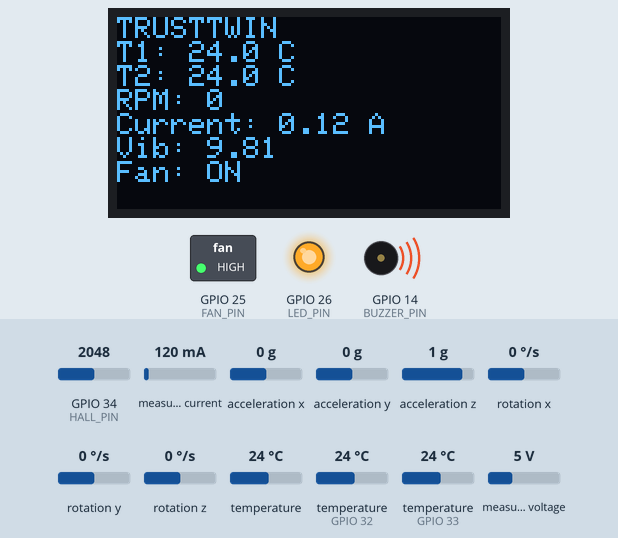
The sketch below on a simulated ESP32. On the bench: 128×64 one-colour display, switched loads named in the sketch (green lamp = pin HIGH), output pins drawn as LEDs (lit = HIGH), buzzer (waves = sounding, pin HIGH). The test bench sets the inputs (shaded band); at power-on: measured current 120 mA, temperature (sensors on GPIO 32, GPIO 33) 24 °C, acceleration x 0 g, acceleration y 0 g, GPIO 34 (HALL_PIN) = 2048, acceleration z 1 g, rotation x 0 °/s, rotation y 0 °/s, rotation z 0 °/s, temperature 24 °C, measured voltage 5 V (analog values on the 0–4095 scale). WiFi joins after 1.5 s; servers stay silent unless stated; uploads are accepted with an empty reply; what the sketch prints to the serial monitor is not drawn.

Above: at 4.7 s.
4.8 s: measured current set to 40 mA
At 6.5 s:
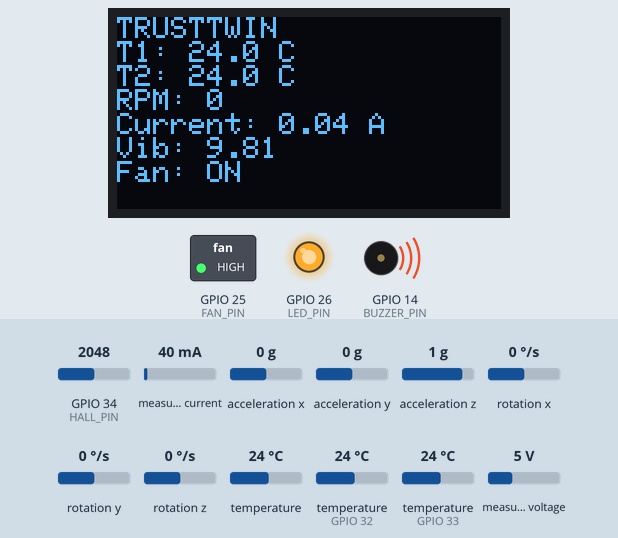
7.5 s: temperature (sensor on GPIO 32) set to 12 °C
At 9.2 s:
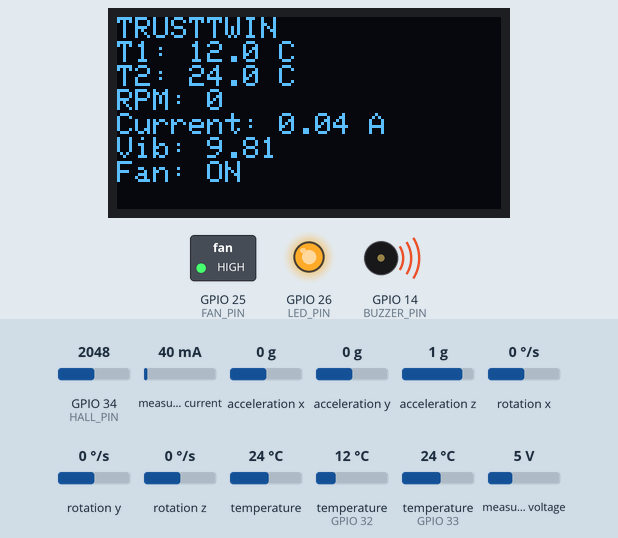
9.5 s: temperature (sensor on GPIO 33) set to 12 °C
At 11.0 s:
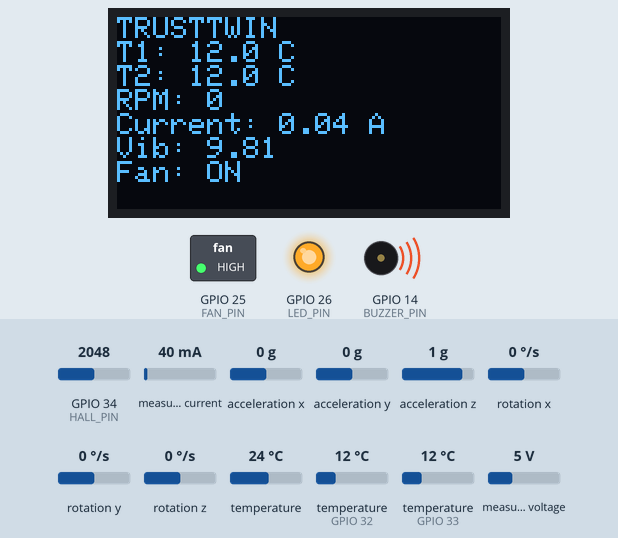
11.5 s: acceleration x set to -1.4 g
At 12.6 s:
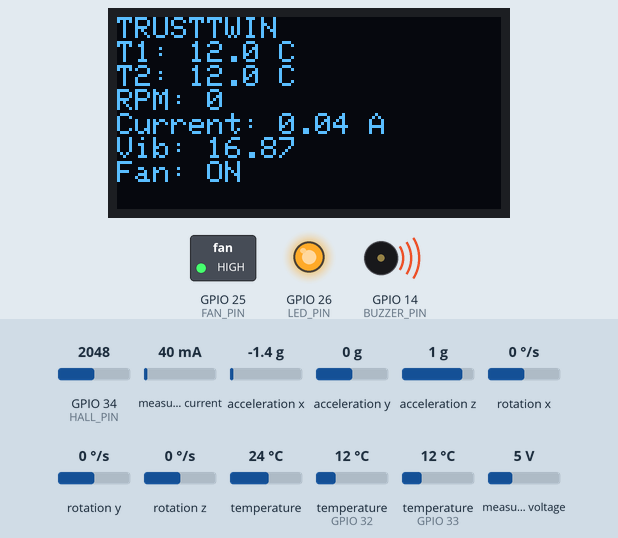
13.5 s: acceleration y set to -1.4 g
At 15.2 s:
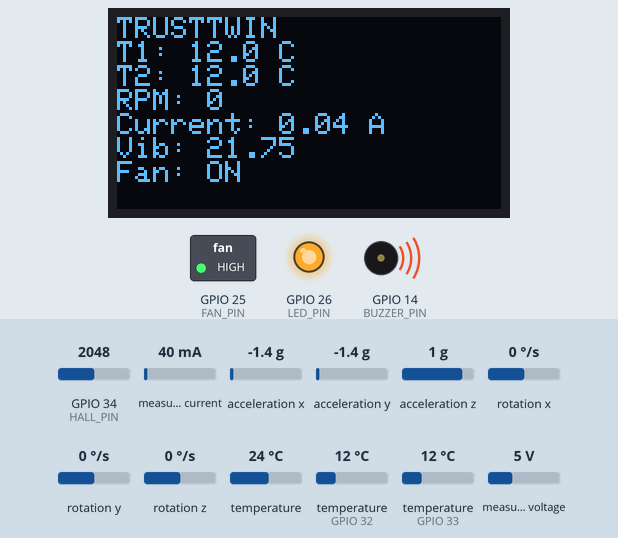
15.5 s: temperature (sensor on GPIO 32) set to 19 °C
Timing chart, 0 to 18.5 s (numbered marks = the images above; inputs shaded):
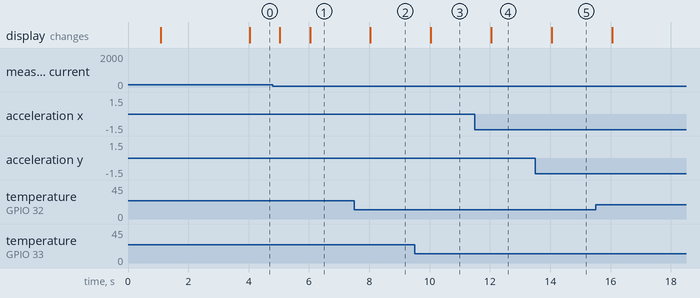

Measured:
- after the input at 4.8 s, the display: first changes after 0.23 s (image 1 shows a later state)
- after the input at 7.5 s, the display: changes after 0.54 s (image 2)
- after the input at 9.5 s, the display: changes after 0.54 s (image 3)
- after the input at 11.5 s, the display: changes after 0.54 s (image 4)
- after the input at 13.5 s, the display: changes after 0.55 s (image 5)

The sketch:

ESP32-firmware.ino
```cpp
#include <WiFi.h>
#include <HTTPClient.h>
#include <Wire.h>
#include <OneWire.h>
#include <DallasTemperature.h>
#include <Adafruit_MPU6050.h>
#include <Adafruit_Sensor.h>
#include <Adafruit_INA219.h>
#include <Adafruit_GFX.h>
#include <Adafruit_SSD1306.h>

// =====================================================
// TRUSTTWIN CONFIGURATION
// =====================================================

const char* WIFI_SSID = "";
const char* WIFI_PASSWORD = "";

const char* API_URL =
  "http://YOUR_FASTAPI_ADDRESS:8000/api/telemetry";

const char* DEVICE_ID = "trusttwin-plant-01";

// =====================================================
// PIN DEFINITIONS
// =====================================================

#define TEMP1_PIN 32
#define TEMP2_PIN 33

#define HALL_PIN 34
#define FAN_PIN 25
#define LED_PIN 26
#define BUZZER_PIN 14

#define SDA_PIN 21
#define SCL_PIN 22

// =====================================================
// OLED
// =====================================================

#define SCREEN_WIDTH 128
#define SCREEN_HEIGHT 64
#define OLED_ADDRESS 0x3C

Adafruit_SSD1306 display(
  SCREEN_WIDTH,
  SCREEN_HEIGHT,
  &Wire,
  -1
);

// =====================================================
// TEMPERATURE SENSORS
// =====================================================

OneWire oneWire1(TEMP1_PIN);
OneWire oneWire2(TEMP2_PIN);

DallasTemperature tempSensor1(&oneWire1);
DallasTemperature tempSensor2(&oneWire2);

// =====================================================
// OTHER SENSORS
// =====================================================

Adafruit_MPU6050 mpu;
Adafruit_INA219 ina219;

// =====================================================
// STATUS
// =====================================================

bool inaAvailable = false;
bool oledAvailable = false;
bool fanOn = false;

// =====================================================
// HALL SENSOR / RPM
// 44E ANALOG HALL SENSOR
// =====================================================

float rpm = 0;

unsigned long revolutionCount = 0;
unsigned long lastRPMTime = 0;
unsigned long lastTelemetryTime = 0;

bool magnetDetected = false;

// Calibrated from your sensor:
// No magnet ~= 0
// Magnet close ~= 680
const int HALL_ON_THRESHOLD = 250;
const int HALL_OFF_THRESHOLD = 100;

const unsigned long TELEMETRY_INTERVAL = 1000;

// =====================================================
// WIFI
// =====================================================

void connectWiFi() {

  Serial.print("Connecting to WiFi");

  WiFi.mode(WIFI_STA);
  WiFi.begin(WIFI_SSID, WIFI_PASSWORD);

  unsigned long start = millis();

  while (
    WiFi.status() != WL_CONNECTED &&
    millis() - start < 15000
  ) {
    delay(500);
    Serial.print(".");
  }

  if (WiFi.status() == WL_CONNECTED) {

    Serial.println();
    Serial.println("WiFi connected");

    Serial.print("ESP32 IP: ");
    Serial.println(WiFi.localIP());

  } else {

    Serial.println();
    Serial.println("WiFi connection failed");
  }
}

// =====================================================
// RPM CALCULATION - 44E ANALOG HALL SENSOR
// =====================================================

void calculateRPM() {

  int hallValue = analogRead(HALL_PIN);

  // Magnet approaches sensor
  if (
    !magnetDetected &&
    hallValue > HALL_ON_THRESHOLD
  ) {

    revolutionCount++;
    magnetDetected = true;
  }

  // Magnet leaves sensor
  if (
    magnetDetected &&
    hallValue < HALL_OFF_THRESHOLD
  ) {

    magnetDetected = false;
  }

  unsigned long now = millis();

  if (now - lastRPMTime >= 1000) {

    unsigned long elapsed =
      now - lastRPMTime;

    rpm =
      revolutionCount *
      (60000.0 / elapsed);

    revolutionCount = 0;

    lastRPMTime = now;
  }
}

// =====================================================
// FAN CONTROL
// =====================================================

void setFan(bool state) {

  fanOn = state;

  digitalWrite(
    FAN_PIN,
    state ? HIGH : LOW
  );
}

// =====================================================
// ALARM CONTROL
// =====================================================

void setAlarm(bool state) {

  digitalWrite(
    LED_PIN,
    state ? HIGH : LOW
  );

  digitalWrite(
    BUZZER_PIN,
    state ? HIGH : LOW
  );
}

// =====================================================
// SEND TELEMETRY TO FASTAPI
// =====================================================

void sendTelemetry(
  float temp1,
  float temp2,
  float vibration,
  float voltage,
  float current,
  float power,
  int hallRaw
) {

  if (WiFi.status() != WL_CONNECTED) {

    Serial.println("WiFi disconnected");

    connectWiFi();

    return;
  }

  HTTPClient http;

  http.setTimeout(3000);

  http.begin(API_URL);

  http.addHeader(
    "Content-Type",
    "application/json"
  );

  String json = "{";

  json += "\"device_id\":\"";
  json += DEVICE_ID;
  json += "\",";

  json += "\"temp_1\":";
  json += String(temp1, 2);
  json += ",";

  json += "\"temp_2\":";
  json += String(temp2, 2);
  json += ",";

  json += "\"rpm\":";
  json += String(rpm, 0);
  json += ",";

  json += "\"hall_raw\":";
  json += String(hallRaw);
  json += ",";

  json += "\"vibration\":";
  json += String(vibration, 3);
  json += ",";

  json += "\"voltage\":";
  json += String(voltage, 3);
  json += ",";

  json += "\"current\":";
  json += String(current, 3);
  json += ",";

  json += "\"power\":";
  json += String(power, 3);
  json += ",";

  json += "\"fan\":";
  json += fanOn ? "true" : "false";

  json += "}";

  Serial.println();
  Serial.println("Sending:");
  Serial.println(json);

  int responseCode =
    http.POST(json);

  Serial.print(
    "FastAPI response: "
  );

  Serial.println(
    responseCode
  );

  if (responseCode > 0) {

    String response =
      http.getString();

    Serial.println(
      response
    );
  }

  http.end();
}

// =====================================================
// OLED
// =====================================================

void updateDisplay(
  float temp1,
  float temp2,
  float vibration,
  float current
) {

  if (!oledAvailable)
    return;

  display.clearDisplay();

  display.setTextColor(
    SSD1306_WHITE
  );

  display.setTextSize(1);

  display.setCursor(0, 0);

  display.println("TRUSTTWIN");

  display.print("T1: ");
  display.print(temp1, 1);
  display.println(" C");

  display.print("T2: ");
  display.print(temp2, 1);
  display.println(" C");

  display.print("RPM: ");
  display.println(rpm, 0);

  display.print("Current: ");
  display.print(current, 2);
  display.println(" A");

  display.print("Vib: ");
  display.println(vibration, 2);

  display.print("Fan: ");
  display.println(
    fanOn ? "ON" : "OFF"
  );

  display.display();
}

// =====================================================
// SETUP
// =====================================================

void setup() {

  Serial.begin(115200);

  delay(1000);

  Serial.println();
  Serial.println("======================");
  Serial.println("      PULSETRUST_");
  Serial.println("    Trust Before Action");
  Serial.println("======================");

  // ===================================================
  // GPIO
  // ===================================================

  pinMode(
    HALL_PIN,
    INPUT
  );

  pinMode(
    FAN_PIN,
    OUTPUT
  );

  pinMode(
    LED_PIN,
    OUTPUT
  );

  pinMode(
    BUZZER_PIN,
    OUTPUT
  );

  setFan(true);
  setAlarm(true);

  // ESP32 ADC
  analogReadResolution(12);

  // ===================================================
  // I2C
  // ===================================================

  Wire.begin(
    SDA_PIN,
    SCL_PIN
  );

  // ===================================================
  // DS18B20
  // ===================================================

  tempSensor1.begin();
  tempSensor2.begin();

  tempSensor1.setResolution(10);
  tempSensor2.setResolution(10);

  Serial.println(
    "DS18B20 initialized"
  );

  // ===================================================
  // MPU6050
  // ===================================================
  //
  // Your MPU responds correctly at 0x68 even though
  // the Adafruit begin() check reports failure.
  // We therefore initialize it and continue using it.
  // ===================================================

  mpu.begin(
    0x68,
    &Wire
  );

  mpu.setAccelerometerRange(
    MPU6050_RANGE_8_G
  );

  mpu.setGyroRange(
    MPU6050_RANGE_500_DEG
  );

  mpu.setFilterBandwidth(
    MPU6050_BAND_21_HZ
  );

  Serial.println(
    "MPU6050 initialized at 0x68"
  );

  // ===================================================
  // INA219
  // ===================================================

  if (ina219.begin()) {

    inaAvailable = true;

    Serial.println(
      "INA219 connected"
    );

  } else {

    Serial.println(
      "WARNING: INA219 not found"
    );
  }

  // ===================================================
  // OLED
  // ===================================================

  if (
    display.begin(
      SSD1306_SWITCHCAPVCC,
      OLED_ADDRESS
    )
  ) {

    oledAvailable = true;

    display.clearDisplay();

    display.setTextColor(
      SSD1306_WHITE
    );

    display.setTextSize(1);

    display.setCursor(
      0,
      0
    );

    display.println(
      "PULSETRUST_"
    );

    display.println();

    display.println(
      "Trust Before Action"
    );

    display.println();

    display.println(
      "Booting..."
    );

    display.display();

    Serial.println(
      "OLED connected"
    );

  } else {

    Serial.println(
      "WARNING: OLED not found"
    );
  }

  // ===================================================
  // HALL SENSOR
  // ===================================================

  Serial.println(
    "44E Hall sensor initialized on GPIO34"
  );

  Serial.print(
    "Hall baseline: "
  );

  Serial.println(
    analogRead(HALL_PIN)
  );

  // ===================================================
  // WIFI
  // ===================================================

  connectWiFi();

  delay(1000);

  lastRPMTime = millis();

  Serial.println();
  Serial.println(
    "TrustTwin ready."
  );
}

// =====================================================
// LOOP
// =====================================================

void loop() {

  // ===================================================
  // HALL / RPM
  // ===================================================

  calculateRPM();

  unsigned long now =
    millis();

  if (
    now - lastTelemetryTime <
    TELEMETRY_INTERVAL
  ) {

    delay(5);
    return;
  }

  lastTelemetryTime = now;

  // ===================================================
  // TEMPERATURE
  // ===================================================

  tempSensor1.requestTemperatures();
  tempSensor2.requestTemperatures();

  float temp1 =
    tempSensor1.getTempCByIndex(0);

  float temp2 =
    tempSensor2.getTempCByIndex(0);

  // ===================================================
  // MPU6050
  // ===================================================

  sensors_event_t accel;
  sensors_event_t gyro;
  sensors_event_t internalTemp;

  mpu.getEvent(
    &accel,
    &gyro,
    &internalTemp
  );

  float ax =
    accel.acceleration.x;

  float ay =
    accel.acceleration.y;

  float az =
    accel.acceleration.z;

  float vibration =
    sqrt(
      ax * ax +
      ay * ay +
      az * az
    );

  // ===================================================
  // INA219
  // ===================================================

  float voltage = 0;
  float current = 0;
  float power = 0;

  if (inaAvailable) {

    voltage =
      ina219.getBusVoltage_V();

    current =
      ina219.getCurrent_mA()
      / 1000.0;

    power =
      ina219.getPower_mW()
      / 1000.0;
  }

  // ===================================================
  // HALL RAW VALUE
  // ===================================================

  int hallRaw =
    analogRead(HALL_PIN);

  // ===================================================
  // OLED
  // ===================================================

  updateDisplay(
    temp1,
    temp2,
    vibration,
    current
  );

  // ===================================================
  // FASTAPI
  // ===================================================

  sendTelemetry(
    temp1,
    temp2,
    vibration,
    voltage,
    current,
    power,
    hallRaw
  );

}
```
